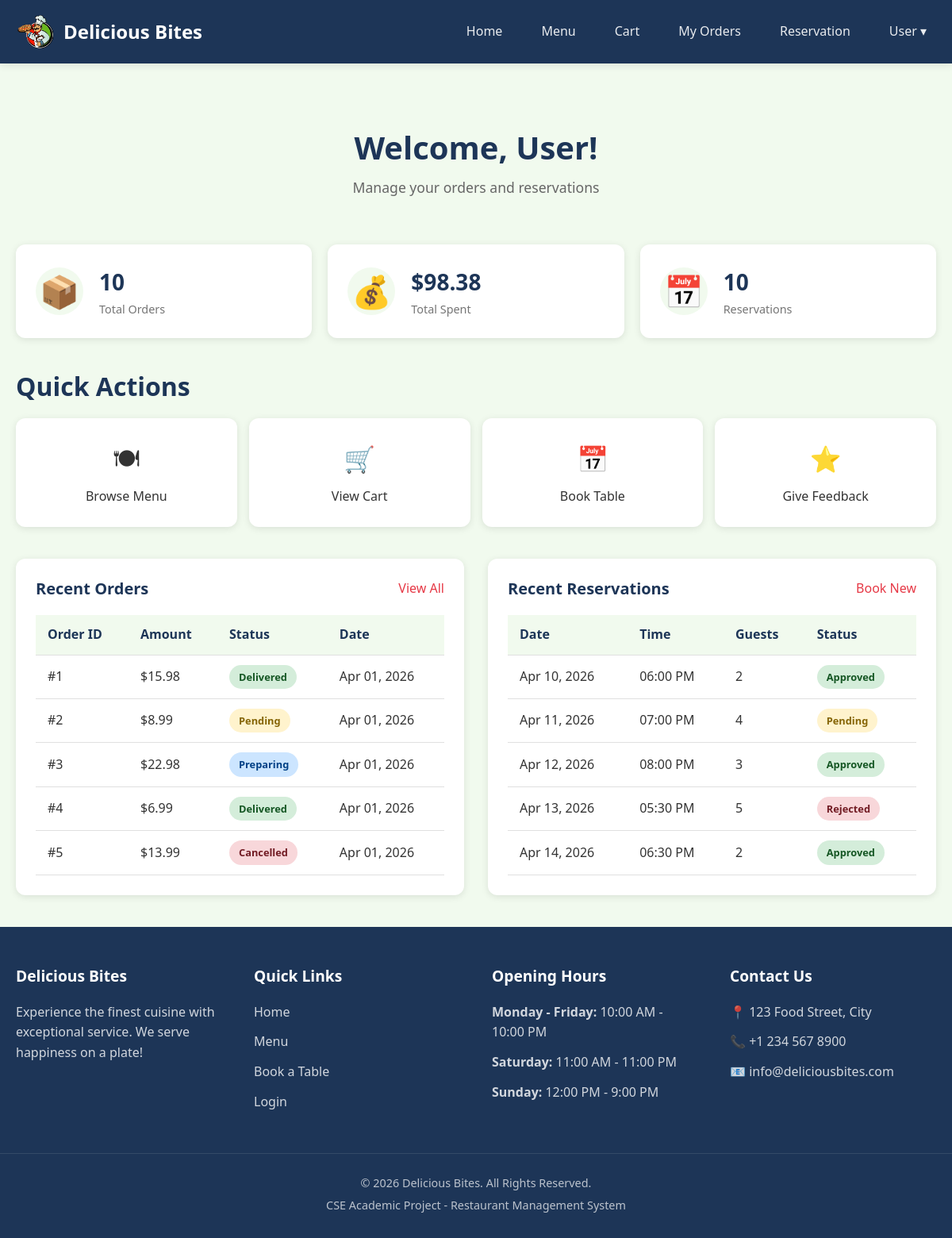
The page /user/dashboard.php (signed in) on the database its author committed.
### tables this page shows
CREATE TABLE orders (
    order_id INT AUTO_INCREMENT PRIMARY KEY,
    user_id INT NOT NULL,
    total_amount DECIMAL(10,2),
    status ENUM('Pending','Preparing','Delivered','Cancelled') DEFAULT 'Pending',
    delivery_address TEXT,
    order_date TIMESTAMP DEFAULT CURRENT_TIMESTAMP,
    FOREIGN KEY (user_id) REFERENCES users(user_id) ON DELETE CASCADE
);

CREATE TABLE reservations (
    reservation_id INT AUTO_INCREMENT PRIMARY KEY,
    user_id INT NOT NULL,
    reservation_date DATE,
    reservation_time TIME,
    num_guests INT,
    special_request TEXT,
    status ENUM('Pending','Approved','Rejected') DEFAULT 'Pending',
    created_at TIMESTAMP DEFAULT CURRENT_TIMESTAMP,
    FOREIGN KEY (user_id) REFERENCES users(user_id) ON DELETE CASCADE
);

### user/dashboard.php (the view, shortened to what this page needs)
<?php
require_once '../config/db.php';
$user_id = $_SESSION['user_id'];
$orders_query = "SELECT * FROM orders WHERE user_id = $user_id ORDER BY order_date DESC LIMIT 5";
$orders_result = mysqli_query($conn, $orders_query);
$reservations_query = "SELECT * FROM reservations WHERE user_id = $user_id ORDER BY created_at DESC LIMIT 5";
$reservations_result = mysqli_query($conn, $reservations_query);
$total_orders = mysqli_fetch_assoc(mysqli_query($conn, "SELECT COUNT(*) as count FROM orders WHERE user_id = $user_id"))['count'];
$total_spent = mysqli_fetch_assoc(mysqli_query($conn, "SELECT COALESCE(SUM(total_amount), 0) as total FROM orders WHERE user_id = $user_id"))['total'];
$total_reservations = mysqli_fetch_assoc(mysqli_query($conn, "SELECT COUNT(*) as count FROM reservations WHERE user_id = $user_id"))['count'];
?>
<!DOCTYPE html>
<html lang="en">
<head>
    <link rel="stylesheet" href="../assets/css/style.css">
</head>
<body>
    <?php include '../includes/navbar.php'; ?>
    <main class="dashboard-page">
        <div class="container">
            <div class="page-header">
                <h1>Welcome, <?php echo $_SESSION['full_name']; ?>!</h1>
                <p>Manage your orders and reservations</p>
            </div>
            <div class="stats-cards">
                <div class="stat-card">
                    <span class="stat-icon">&#128230;</span>
                    <div class="stat-info">
                        <span class="stat-value"><?php echo $total_orders; ?></span>
                        <span class="stat-label">Total Orders</span>
                    </div>
                </div>
                <div class="stat-card">
                    <span class="stat-icon">&#128176;</span>
                    <div class="stat-info">
                        <span class="stat-value">$<?php echo number_format($total_spent, 2); ?></span>
                        <span class="stat-label">Total Spent</span>
                    </div>
                </div>
                <div class="stat-card">
                    <span class="stat-icon">&#128197;</span>
                    <div class="stat-info">
                        <span class="stat-value"><?php echo $total_reservations; ?></span>
                        <span class="stat-label">Reservations</span>
                    </div>
                </div>
            </div>
            <div class="quick-actions">
                <h2>Quick Actions</h2>
                <div class="action-buttons">
                    <a href="menu.php" class="action-btn">
                        <span class="action-icon">&#127869;</span>
                        <span>Browse Menu</span>
                    </a>
                    <a href="cart.php" class="action-btn">
                        <span class="action-icon">&#128722;</span>
                        <span>View Cart</span>
                    </a>
                    <a href="reservation.php" class="action-btn">
                        <span class="action-icon">&#128197;</span>
                        <span>Book Table</span>
                    </a>
                    <a href="feedback.php" class="action-btn">
                        <span class="action-icon">&#11088;</span>
                        <span>Give Feedback</span>
                    </a>
                </div>
            </div>
            <div class="dashboard-grid">
                <div class="dashboard-section">
                    <div class="section-header">
                        <h2>Recent Orders</h2>
                        <a href="orders.php" class="view-all">View All</a>
                    </div>
                    <?php if (mysqli_num_rows($orders_result) > 0): ?>
                        <table class="data-table">
                            <thead>
                                <tr>
                                    <th>Order ID</th>
                                    <th>Amount</th>
                                    <th>Status</th>
                                    <th>Date</th>
                                </tr>
                            </thead>
                            <tbody>
                                <?php while ($order = mysqli_fetch_assoc($orders_result)): ?>
                                    <tr>
                                        <td>#<?php echo $order['order_id']; ?></td>
                                        <td>$<?php echo number_format($order['total_amount'], 2); ?></td>
                                        <td>
                                            <span class="status-badge status-<?php echo strtolower($order['status']); ?>">
                                                <?php echo $order['status']; ?>
                                            </span>
                                        </td>
                                        <td><?php echo date('M d, Y', strtotime($order['order_date'])); ?></td>
                                    </tr>
                                <?php endwhile; ?>
                            </tbody>
                        </table>
                    <?php else: ?>
                        <div class="empty-state">
                            <p>No orders yet. <a href="menu.php">Browse our menu</a> to place your first order!</p>
                        </div>
                    <?php endif; ?>
                </div>
                <div class="dashboard-section">
                    <div class="section-header">
                        <h2>Recent Reservations</h2>
                        <a href="reservation.php" class="view-all">Book New</a>
                    </div>
                    <?php if (mysqli_num_rows($reservations_result) > 0): ?>
                        <table class="data-table">
                            <thead>
                                <tr>
                                    <th>Date</th>
                                    <th>Time</th>
                                    <th>Guests</th>
                                    <th>Status</th>
                                </tr>
                            </thead>
                            <tbody>
                                <?php while ($reservation = mysqli_fetch_assoc($reservations_result)): ?>
                                    <tr>
                                        <td><?php echo date('M d, Y', strtotime($reservation['reservation_date'])); ?></td>
                                        <td><?php echo date('h:i A', strtotime($reservation['reservation_time'])); ?></td>
                                        <td><?php echo $reservation['num_guests']; ?></td>
                                        <td>
                                            <span class="status-badge status-<?php echo strtolower($reservation['status']); ?>">
                                                <?php echo $reservation['status']; ?>
                                            </span>
                                        </td>
                                    </tr>
                                <?php endwhile; ?>
                            </tbody>
                        </table>
                    <?php else: ?>
                        <div class="empty-state">
                            <p>No reservations yet. <a href="reservation.php">Book a table</a> now!</p>
                        </div>
                    <?php endif; ?>
                </div>
            </div>
        </div>
    </main>
    <?php include '../includes/footer.php'; ?>
</body>
</html>

### assets/css/style.css (style rules this page uses)
:root { --primary-color: #e63946; --primary-dark: #c5303c; --secondary-color: #1d3557; --secondary-light: #457b9d; --accent-color: #f1faee; --background-color: #ffffff; --text-color: #333333; --text-light: #666666; --border-color: #e0e0e0; --success-color: #2ecc71; --warning-color: #f39c12; --danger-color: #e74c3c; --shadow: 0 2px 10px rgba(0, 0, 0, 0.1); --shadow-lg: 0 5px 20px rgba(0, 0, 0, 0.15); --radius: 8px; --radius-lg: 12px; }
* { margin: 0; padding: 0; box-sizing: border-box; }
html { scroll-behavior: smooth; }
body { font-family: 'Segoe UI', Tahoma, Geneva, Verdana, sans-serif; font-size: 16px; line-height: 1.6; color: var(--text-color); background-color: var(--background-color); min-height: 100vh; display: flex; flex-direction: column; }
main { flex: 1; }
a { color: var(--primary-color); text-decoration: none; transition: color 0.3s ease; }
h1, h2, h3, h4, h5, h6 { color: var(--secondary-color); margin-bottom: 0.5em; line-height: 1.3; }
h1 { font-size: 2.5rem; }
h2 { font-size: 2rem; }
p { margin-bottom: 1em; color: var(--text-light); }
.container { max-width: 1200px; margin: 0 auto; padding: 0 20px; }
.stat-label { font-size: 1rem; opacity: 0.9; }
.page-header { text-align: center; padding: 40px 0; }
.page-header h1 { margin-bottom: 10px; }
.page-header p { color: var(--text-light); font-size: 1.1rem; }
.dashboard-page, .admin-dashboard { padding: 40px 0; background-color: var(--accent-color); min-height: calc(100vh - 200px); }
.stats-cards, .admin-stats { display: grid; grid-template-columns: repeat(auto-fit, minmax(200px, 1fr)); gap: 20px; margin-bottom: 40px; }
.stat-card { background-color: white; padding: 25px; border-radius: var(--radius-lg); box-shadow: var(--shadow); display: flex; align-items: center; gap: 20px; }
.stat-icon { font-size: 2.5rem; width: 60px; height: 60px; display: flex; align-items: center; justify-content: center; border-radius: 50%; background-color: var(--accent-color); }
.stat-info { display: flex; flex-direction: column; }
.stat-value { font-size: 1.75rem; font-weight: bold; color: var(--secondary-color); }
.stat-label { color: var(--text-light); font-size: 0.9rem; }
.quick-actions { margin-bottom: 40px; }
.quick-actions h2 { margin-bottom: 20px; }
.action-buttons { display: grid; grid-template-columns: repeat(auto-fit, minmax(150px, 1fr)); gap: 15px; }
.action-btn { background-color: white; padding: 25px 20px; border-radius: var(--radius-lg); text-align: center; box-shadow: var(--shadow); transition: all 0.3s ease; color: var(--text-color); }
.action-icon { display: block; font-size: 2rem; margin-bottom: 10px; }
.dashboard-grid { display: grid; grid-template-columns: repeat(auto-fit, minmax(400px, 1fr)); gap: 30px; }
.dashboard-section { background-color: white; padding: 25px; border-radius: var(--radius-lg); box-shadow: var(--shadow); }
.section-header { display: flex; justify-content: space-between; align-items: center; margin-bottom: 20px; }
.section-header h2 { margin-bottom: 0; font-size: 1.25rem; }
.view-all { color: var(--primary-color); font-weight: 500; }
.data-table { width: 100%; border-collapse: collapse; }
.data-table th, .data-table td { padding: 12px 15px; text-align: left; border-bottom: 1px solid var(--border-color); }
.data-table th { background-color: var(--accent-color); font-weight: 600; color: var(--secondary-color); }
.status-badge { display: inline-block; padding: 5px 12px; border-radius: 20px; font-size: 0.8rem; font-weight: 600; }
.status-pending { background-color: #fff3cd; color: #856404; }
.status-preparing { background-color: #cce5ff; color: #004085; }
.status-delivered, .status-approved { background-color: #d4edda; color: #155724; }
.status-cancelled, .status-rejected { background-color: #f8d7da; color: #721c24; }

### rows shown on the page
orders: order_id "1", total_amount "15.98", status "Delivered", order_date "Apr 01, 2026"
orders: order_id "2", total_amount "8.99", status "Pending", order_date "Apr 01, 2026"
orders: order_id "3", total_amount "22.98", status "Preparing", order_date "Apr 01, 2026"
orders: order_id "4", total_amount "6.99", status "Delivered", order_date "Apr 01, 2026"
orders: order_id "5", total_amount "13.99", status "Cancelled", order_date "Apr 01, 2026"
reservations: reservation_date "Apr 10, 2026", reservation_time "06:00 PM", num_guests "2", status "Approved"
reservations: reservation_date "Apr 11, 2026", reservation_time "07:00 PM", num_guests "4", status "Pending"
reservations: reservation_date "Apr 12, 2026", reservation_time "08:00 PM", num_guests "3", status "Approved"
reservations: reservation_date "Apr 13, 2026", reservation_time "05:30 PM", num_guests "5", status "Rejected"
reservations: reservation_date "Apr 14, 2026", reservation_time "06:30 PM", num_guests "2", status "Approved"

### other values the page prints
$_SESSION['full_name'] "User"
$total_orders "10"
$total_spent "98.38"
$total_reservations "10"
